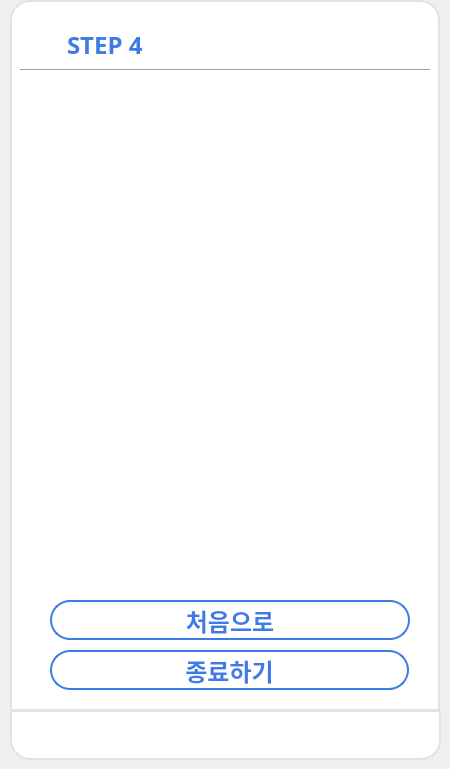
    <widget class="QWidget" name="page_9">
     <widget class="QPushButton" name="backBtn_step5">
      <property name="geometry">
       <rect>
        <x>30</x>
        <y>30</y>
        <width>30</width>
        <height>30</height>
       </rect>
      </property>
      <property name="cursor">
       <cursorShape>PointingHandCursor</cursorShape>
      </property>
      <property name="styleSheet">
       <string notr="true">QPushButton
{
	background-color: rgb(255,255,255);
	border-radius: 8px;
}
QPushButton::hover
{
	background-color: #D3D3D3;
	border-radius: 8px;
}</string>
      </property>
      <property name="text">
       <string/>
      </property>
      <property name="icon">
       <iconset>
        <normaloff>icons/back.png</normaloff>icons/back.png</iconset>
      </property>
      <property name="iconSize">
       <size>
        <width>30</width>
        <height>30</height>
       </size>
      </property>
     </widget>
     <widget class="QLabel" name="label_43">
      <property name="geometry">
       <rect>
        <x>10</x>
        <y>0</y>
        <width>430</width>
        <height>711</height>
       </rect>
      </property>
      <property name="styleSheet">
       <string notr="true">background-color: rgb(255, 255, 255);
border-top-left-radius: 20px;
border-top-right-radius: 20px;
border: 2px solid #E2E2E2;</string>
      </property>
      <property name="text">
       <string/>
      </property>
     </widget>
     <widget class="Line" name="line_12">
      <property name="geometry">
       <rect>
        <x>20</x>
        <y>60</y>
        <width>410</width>
        <height>20</height>
       </rect>
      </property>
      <property name="styleSheet">
       <string notr="true">color: #E2E2E2;</string>
      </property>
      <property name="orientation">
       <enum>Qt::Horizontal</enum>
      </property>
     </widget>
     <widget class="QLabel" name="label_9">
      <property name="geometry">
       <rect>
        <x>67</x>
        <y>30</y>
        <width>100</width>
        <height>30</height>
       </rect>
      </property>
      <property name="font">
       <font>
        <family>나눔스퀘어 Bold</family>
        <pointsize>18</pointsize>
        <weight>75</weight>
        <bold>true</bold>
       </font>
      </property>
      <property name="styleSheet">
       <string notr="true">color: #3D7BE6;</string>
      </property>
      <property name="text">
       <string>STEP 4</string>
      </property>
     </widget>
     <widget class="QLabel" name="label_53">
      <property name="geometry">
       <rect>
        <x>10</x>
        <y>710</y>
        <width>431</width>
        <height>50</height>
       </rect>
      </property>
      <property name="styleSheet">
       <string notr="true">background-color: white;
border-bottom-left-radius: 20px;
border-bottom-right-radius: 20px;
border: 2px solid #E2E2E2;</string>
      </property>
      <property name="text">
       <string/>
      </property>
     </widget>
     <widget class="QPushButton" name="startBtn_step5">
      <property name="geometry">
       <rect>
        <x>50</x>
        <y>600</y>
        <width>360</width>
        <height>40</height>
       </rect>
      </property>
      <property name="font">
       <font>
        <family>나눔스퀘어 Bold</family>
        <pointsize>18</pointsize>
        <weight>75</weight>
        <bold>true</bold>
       </font>
      </property>
      <property name="cursor">
       <cursorShape>PointingHandCursor</cursorShape>
      </property>
      <property name="styleSheet">
       <string notr="true">QPushButton
{
	color: #3D7BE6;
	background-color: white;
	border: 2px solid #3D7BE6;
	border-radius: 20px;
}
QPushButton::hover
{
	color: white;
	background-color: #3D7BE6;
	border-radius: 20px;
}
QPushButton::pressed
{
	color: white;
	background-color: rgb(58, 134, 255);
	border-radius: 20px;
}</string>
      </property>
      <property name="text">
       <string>처음으로</string>
      </property>
     </widget>
     <widget class="QPushButton" name="endBtn_step5">
      <property name="geometry">
       <rect>
        <x>50</x>
        <y>650</y>
        <width>359</width>
        <height>40</height>
       </rect>
      </property>
      <property name="font">
       <font>
        <family>나눔스퀘어 Bold</family>
        <pointsize>18</pointsize>
        <weight>75</weight>
        <bold>true</bold>
       </font>
      </property>
      <property name="cursor">
       <cursorShape>PointingHandCursor</cursorShape>
      </property>
      <property name="styleSheet">
       <string notr="true">QPushButton
{
	color: #3D7BE6;
	background-color: white;
	border: 2px solid #3D7BE6;
	border-radius: 20px;
}
QPushButton::hover
{
	color: white;
	background-color: #3D7BE6;
	border-radius: 20px;
}
QPushButton::pressed
{
	color: white;
	background-color: rgb(58, 134, 255);
	border-radius: 20px;
}</string>
      </property>
      <property name="text">
       <string>종료하기</string>
      </property>
     </widget>
     <widget class="QWidget" name="horizontalLayoutWidget_69">
      <property name="geometry">
       <rect>
        <x>340</x>
        <y>20</y>
        <width>86</width>
        <height>31</height>
       </rect>
      </property>
      <layout class="QHBoxLayout" name="horizontalLayout_70">
       <item>
        <widget class="QPushButton" name="minBtn_step5">
         <property name="cursor">
          <cursorShape>ArrowCursor</cursorShape>
         </property>
         <property name="styleSheet">
          <string notr="true">QPushButton
{
	background-color: rgb(255,255,255);
	border-radius: 8px;
}
QPushButton::hover
{
	background-color: #D3D3D3;
	border-radius: 8px;
}</string>
         </property>
         <property name="text">
          <string/>
         </property>
         <property name="icon">
          <iconset>
           <normaloff>icons/minimize.png</normaloff>icons/minimize.png</iconset>
         </property>
        </widget>
       </item>
       <item>
        <widget class="QPushButton" name="maxBtn_step5">
         <property name="styleSheet">
          <string notr="true">QPushButton
{
	background-color: rgb(255,255,255);
	border-radius: 8px;
}
QPushButton::hover
{
	background-color: #D3D3D3;
	border-radius: 8px;
}</string>
         </property>
         <property name="text">
          <string/>
         </property>
         <property name="icon">
          <iconset>
           <normaloff>icons/maximize.jpg</normaloff>icons/maximize.jpg</iconset>
         </property>
        </widget>
       </item>
       <item>
        <widget class="QPushButton" name="exitBtn_step5">
         <property name="cursor">
          <cursorShape>ArrowCursor</cursorShape>
         </property>
         <property name="styleSheet">
          <string notr="true">QPushButton
{
	background-color: rgb(255,255,255);
	border-radius: 8px;
}
QPushButton::hover
{
	background-color: #D3D3D3;
	border-radius: 8px;
}</string>
         </property>
         <property name="text">
          <string/>
         </property>
         <property name="icon">
          <iconset>
           <normaloff>icons/close.png</normaloff>icons/close.png</iconset>
         </property>
        </widget>
       </item>
      </layout>
     </widget>
     <widget class="QWidget" name="horizontalLayoutWidget_70">
      <property name="geometry">
       <rect>
        <x>14</x>
        <y>713</y>
        <width>421</width>
        <height>41</height>
       </rect>
      </property>
      <layout class="QHBoxLayout" name="horizontalLayout_33">
       <item>
        <widget class="QPushButton" name="homeBtn_step5">
         <property name="cursor">
          <cursorShape>ArrowCursor</cursorShape>
         </property>
         <property name="styleSheet">
          <string notr="true">QPushButton
{
	background-color: rgb(255,255,255);
	border-radius: 8px;
}
QPushButton::hover
{
	background-color: #D3D3D3;
	border-radius: 8px;
}</string>
         </property>
         <property name="text">
          <string/>
         </property>
         <property name="icon">
          <iconset>
           <normaloff>icons/home.png</normaloff>icons/home.png</iconset>
         </property>
         <property name="iconSize">
          <size>
           <width>30</width>
           <height>30</height>
          </size>
         </property>
        </widget>
       </item>
       <item>
        <widget class="QPushButton" name="temp1Btn_step5">
         <property name="cursor">
          <cursorShape>ArrowCursor</cursorShape>
         </property>
         <property name="styleSheet">
          <string notr="true">QPushButton
{
	background-color: rgb(255,255,255);
	border-radius: 8px;
}
QPushButton::hover
{
	background-color: #D3D3D3;
	border-radius: 8px;
}</string>
         </property>
         <property name="text">
          <string/>
         </property>
         <property name="icon">
          <iconset>
           <normaloff>icons/menu.png</normaloff>icons/menu.png</iconset>
         </property>
         <property name="iconSize">
          <size>
           <width>30</width>
           <height>30</height>
          </size>
         </property>
        </widget>
       </item>
       <item>
        <widget class="QPushButton" name="downMenuBtn_step5">
         <property name="cursor">
          <cursorShape>ArrowCursor</cursorShape>
         </property>
         <property name="styleSheet">
          <string notr="true">QPushButton
{
	background-color: rgb(255,255,255);
	border-radius: 8px;
}
QPushButton::hover
{
	background-color: #D3D3D3;
	border-radius: 8px;
}</string>
         </property>
         <property name="text">
          <string/>
         </property>
         <property name="icon">
          <iconset>
           <normaloff>icons/download.png</normaloff>icons/download.png</iconset>
         </property>
         <property name="iconSize">
          <size>
           <width>30</width>
           <height>30</height>
          </size>
         </property>
        </widget>
       </item>
       <item>
        <widget class="QPushButton" name="internetBtn_step5">
         <property name="cursor">
          <cursorShape>ArrowCursor</cursorShape>
         </property>
         <property name="styleSheet">
          <string notr="true">QPushButton
{
	background-color: rgb(255,255,255);
	border-radius: 8px;
}
QPushButton::hover
{
	background-color: #D3D3D3;
	border-radius: 8px;
}</string>
         </property>
         <property name="text">
          <string/>
         </property>
         <property name="icon">
          <iconset>
           <normaloff>icons/internet.png</normaloff>icons/internet.png</iconset>
         </property>
         <property name="iconSize">
          <size>
           <width>30</width>
           <height>30</height>
          </size>
         </property>
        </widget>
       </item>
      </layout>
     </widget>
     <zorder>label_53</zorder>
     <zorder>label_43</zorder>
     <zorder>backBtn_step5</zorder>
     <zorder>line_12</zorder>
     <zorder>label_9</zorder>
     <zorder>startBtn_step5</zorder>
     <zorder>endBtn_step5</zorder>
     <zorder>horizontalLayoutWidget_69</zorder>
     <zorder>horizontalLayoutWidget_70</zorder>
    </widget>
